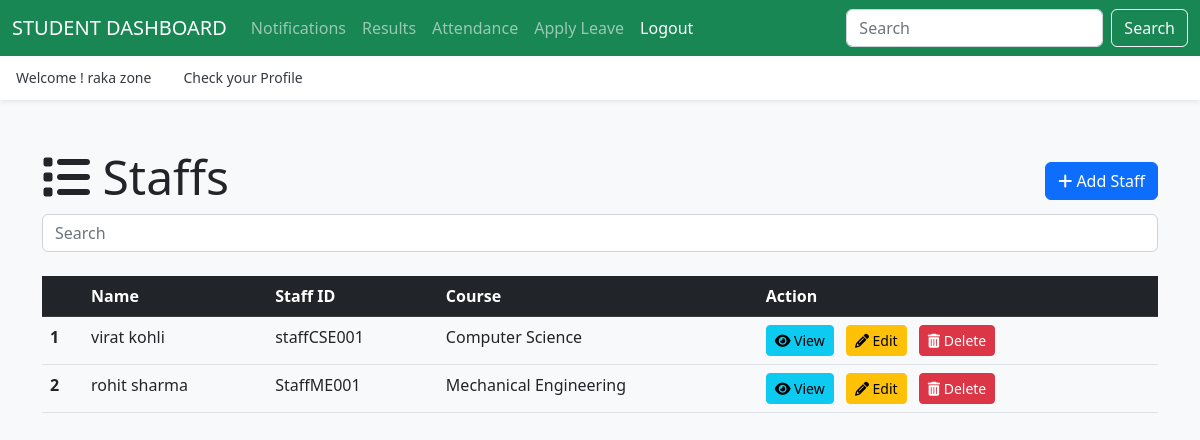
The app's page /hod/staff/ (signed in) with its own data.
### authentication/models.py (models this page shows, shortened)
class UserProfile(models.Model):
    user = models.OneToOneField(User, on_delete=models.CASCADE)
    usertype = models.CharField(max_length=50)

### app_hod/models.py (models this page shows, shortened)
class Staff(models.Model):
    user = models.OneToOneField(UserProfile, on_delete=models.CASCADE)
    staff_id = models.CharField(max_length=20, unique=True)
    gender = models.CharField(max_length=1, choices=[('M', 'Male'), ('F', 'Female')])
    doj = models.DateField()
    qualification = models.TextField()
    phone_number = models.CharField(max_length=20)
    course = models.ForeignKey(Course,on_delete=models.DO_NOTHING)
    created_at = models.DateTimeField(auto_now_add=True)
    updated_at = models.DateTimeField(auto_now=True)

class Course(models.Model):
    name = models.CharField(max_length=100)
    created_at = models.DateTimeField(auto_now_add=True)
    updated_at = models.DateTimeField(auto_now=True)
    def __str__(self):
        return self.name

### app_hod/views.py (the view)
# urls.py: path('staff/', views.staff_index, name='list-staff'),
@login_required(login_url='/login/')
def staff_index(request):
    staff = Staff.objects.all()
    context = {"data": staff}
    return render(request, 'hod/staff_index.html', context)

### templates/hod/staff_index.html (shortened to what this page needs)
{% extends "layouts/master.html" %}
{% block content %}
<div class="container my-5">
    <div class="d-flex justify-content-between align-items-center">
        <h1 class="display-5 mb-2"><i class="fas fa-list"></i> Staffs</h1>
        <a href="{% url 'add-staff' %}" class="btn btn-primary"><i class="fas fa-plus"></i> Add Staff</a>
    </div>
    <input class="form-control me-2" id="searchInput" type="search" placeholder="Search" aria-label="Search">
    <table class="table mt-4" id="dataTable">
        <thead class="table-dark">
            <tr>
                <th scope="col"></th>
                <th scope="col">Name</th>
                <th scope="col">Staff ID</th>
                <th scope="col">Course</th>
                <th scope="col">Action</th>
            </tr>
        </thead>
        <tbody>
            {% for staff in data %}
            <tr>
                <th scope="row">{{ forloop.counter }}</th>
                <td>{{ staff.user.user.first_name }} {{ staff.user.user.last_name }}</td>
                <td>{{ staff.staff_id }}</td>
                <td>{{ staff.course }}</td>
                <td>
                    <a href="{% url 'view-staff' staff.id %}" class="btn btn-sm btn-info me-2"><i class="fas fa-eye"></i> View</a>
                    <a href="{% url 'edit-staff' staff.id %}" class="btn btn-sm btn-warning me-2"><i class="fas fa-pencil-alt"></i> Edit</a>
                    <a href="{% url 'delete-staff' staff.id %}" class="btn btn-sm btn-danger"><i class="fas fa-trash-alt"></i> Delete</a>
                </td>
            </tr>
            {% endfor %}
        </tbody>
    </table>
</div>
{% endblock %}

### templates/layouts/master.html (shortened to what this page needs)
{% load static %}
<!doctype html>
<html lang="en">
<head>
  <link rel="stylesheet" href="https://cdnjs.cloudflare.com/ajax/libs/font-awesome/6.4.0/css/all.min.css">
  <link href="https://cdn.jsdelivr.net/npm/bootstrap@5.2.3/dist/css/bootstrap.min.css" rel="stylesheet">
  <link href="{% static 'css/offcanvas.css' %}" rel="stylesheet">
</head>
<body class="bg-light">
  {% if user.userprofile.usertype == 'hod' %}
  <nav class="navbar navbar-expand-lg fixed-top navbar-dark bg-success" aria-label="Main navigation">
    <div class="container-fluid">
      <a class="navbar-brand" href="{% url 'hodpage' %}" style="text-transform:uppercase;">{{ user.userprofile.usertype }} Dashboard</a>
      <button class="navbar-toggler p-0 border-0" type="button" id="navbarSideCollapse" aria-label="Toggle navigation">
        <span class="navbar-toggler-icon"></span>
      </button>
      <div class="navbar-collapse offcanvas-collapse" id="navbarsExampleDefault">
        <ul class="navbar-nav me-auto mb-2 mb-lg-0">
          <li class="nav-item dropdown">
            <a class="nav-link dropdown-toggle" href="#" id="dropdown06" data-bs-toggle="dropdown" aria-expanded="false">Leave</a>
            <ul class="dropdown-menu" aria-labelledby="dropdown06">
              <li><a class="dropdown-item" href="{% url 'leave-student' %}">Student Leave</a></li>
              <li><a class="dropdown-item" href="{% url 'leave-staff' %}">Staff Leave</a></li>
            </ul>
          </li>
          <li class="nav-item dropdown">
            <a class="nav-link dropdown-toggle" href="#" id="dropdown00" data-bs-toggle="dropdown" aria-expanded="false">Notification</a>
            <ul class="dropdown-menu" aria-labelledby="dropdown00">
              <li><a class="dropdown-item" href="{% url 'send-studentnotification' %}">Student Notification</a></li>
              <li><a class="dropdown-item" href="{% url 'send-staffnotification' %}">Staff Notification</a></li>
            </ul>
          </li>
          <li class="nav-item dropdown">
            <a class="nav-link dropdown-toggle" href="#" id="dropdown01" data-bs-toggle="dropdown" aria-expanded="false">Course</a>
            <ul class="dropdown-menu" aria-labelledby="dropdown01">
              <li><a class="dropdown-item" href="{% url 'add-course' %}">Add Course</a></li>
              <li><a class="dropdown-item" href="{% url 'list-course' %}">View Course</a></li>
            </ul>
          </li>
          <li class="nav-item dropdown">
            <a class="nav-link dropdown-toggle" href="#" id="dropdown02" data-bs-toggle="dropdown" aria-expanded="false">Student</a>
            <ul class="dropdown-menu" aria-labelledby="dropdown02">
              <li><a class="dropdown-item" href="{% url 'add-student' %}">Add Student</a></li>
              <li><a class="dropdown-item" href="{% url 'list-student' %}">View Student</a></li>
            </ul>
          </li>
          <li class="nav-item dropdown">
            <a class="nav-link dropdown-toggle" href="#" id="dropdown03" data-bs-toggle="dropdown" aria-expanded="false">Staff</a>
            <ul class="dropdown-menu" aria-labelledby="dropdown03">
              <li><a class="dropdown-item" href="{% url 'add-staff' %}">Add Staff</a></li>
              <li><a class="dropdown-item" href="{% url 'list-staff' %}">View Staff</a></li>
            </ul>
          </li>
          <li class="nav-item dropdown">
            <a class="nav-link dropdown-toggle" href="#" id="dropdown04" data-bs-toggle="dropdown" aria-expanded="false">Subject</a>
            <ul class="dropdown-menu" aria-labelledby="dropdown04">
              <li><a class="dropdown-item" href="{% url 'add-subject' %}">Add Subject</a></li>
              <li><a class="dropdown-item" href="{% url 'list-subject' %}">View Subject</a></li>
            </ul>
          </li>
          <li class="nav-item">
            <a class="nav-link active" aria-current="page" href="{% url 'hod-attendance' %}">Attendance</a>
          </li>
          <li class="nav-item">
            <a class="nav-link" href="{% url 'hod-result' %}">Results</a>
          </li>
          <li class="nav-item">
            <a class="nav-link active" aria-current="page" href="{% url 'logout' %}">Logout</a>
          </li>
        </ul>
      </div>
    </div>
  </nav>
  {% elif user.userprofile.usertype == 'student' %}
  <nav class="navbar navbar-expand-lg fixed-top navbar-dark bg-success" aria-label="Main navigation">
    <div class="container-fluid">
      <a class="navbar-brand" href="{% url 'studentpage' %}" style="text-transform:uppercase;">{{ user.userprofile.usertype }} Dashboard</a>
      <div class="navbar-collapse offcanvas-collapse" id="navbarsExampleDefault">
        <ul class="navbar-nav me-auto mb-2 mb-lg-0">
          <li class="nav-item">
            <a class="nav-link" href="{% url 'student-notification' %}">Notifications</a>
          </li>
          <li class="nav-item">
            <a class="nav-link" href="{% url 'student-result' %}">Results</a>
          </li>
          <li class="nav-item">
            <a class="nav-link" href="{% url 'student-attendance' %}">Attendance</a>
          </li>
          <li class="nav-item">
            <a class="nav-link" href="{% url 'student-applyleave' %}">Apply Leave</a>
          </li>
          <li class="nav-item">
            <a class="nav-link active" aria-current="page" href="{% url 'logout' %}">Logout</a>
          </li>
        </ul>
        <form class="d-flex">
          <input class="form-control me-2" type="search" placeholder="Search" aria-label="Search">
          <button class="btn btn-outline-light" type="submit">Search</button>
        </form>
      </div>
    </div>
  </nav>
  {% endif %}
  <div class="nav-scroller bg-body shadow-sm">
    <nav class="nav nav-underline" aria-label="Secondary navigation">
      <p class="nav-link active" aria-current="page">Welcome ! {{ user.first_name }} {{ user.last_name }}</p>
      <a class="nav-link active" aria-current="page"
      {% if user.userprofile.usertype == 'hod' %}
      href=" {% url 'hodprofile' %}"
      {% elif user.userprofile.usertype == 'staff' %}
      href=" {% url 'staffprofile' %}"
      {% elif user.userprofile.usertype == 'student' %}
      href=" {% url 'studentprofile' %}"
      {% endif %}>Check your Profile</a>
    </nav>
  </div>
  {% block content %}
  {% endblock %}
</body>
</html>

### static/css/offcanvas.css (style rules this page uses)
html, body { overflow-x: hidden; }
body { padding-top: 56px; }
.nav-scroller { position: relative; z-index: 2; height: 2.75rem; overflow-y: hidden; }
.nav-scroller .nav { display: flex; flex-wrap: nowrap; padding-bottom: 1rem; margin-top: -1px; overflow-x: auto; color: rgba(255, 255, 255, .75); text-align: center; white-space: nowrap; -webkit-overflow-scrolling: touch; }
.nav-underline .nav-link { padding-top: .75rem; padding-bottom: .75rem; font-size: .875rem; color: #6c757d; }
.nav-underline .active { font-weight: 500; color: #343a40; }

### records on screen
Staff: user.user.first_name "virat", user.user.last_name "kohli", staff_id "staffCSE001", course "Computer Science"
Staff: user.user.first_name "rohit", user.user.last_name "sharma", staff_id "StaffME001", course "Mechanical Engineering"

### other values on screen
{{ user.userprofile.usertype }} "STUDENT"
{{ user.first_name }} "raka"
{{ user.last_name }} "zone"
